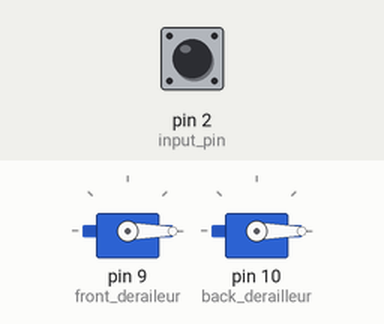
A sketch run on a simulated Arduino Uno, built with avr-gcc and run on an emulated ATmega328P. On the bench: 2 × servo. The inputs (shaded band) are chosen by the test bench; at power-on: pin 2 (input_pin) HIGH.

Above: at 11.2 s.
11.3 s: pin 2 (input_pin) pulled LOW for 1 s
At 13.4 s:
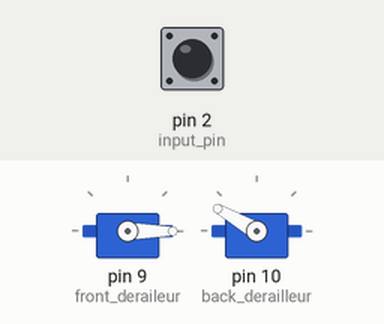
13.8 s: pin 2 (input_pin) pulled LOW for 0.15 s
At 14.9 s:
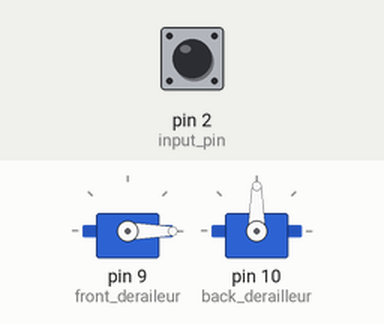
15.5 s: pin 2 (input_pin) pulled LOW for 0.15 s
At 16.2 s:
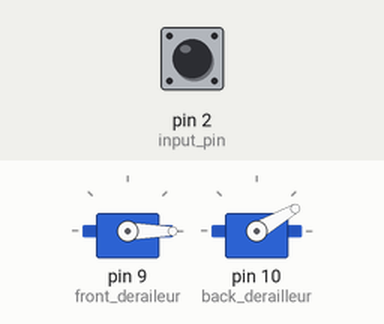
17.2 s: pin 2 (input_pin) pulled LOW for 3.2 s
At 17.7 s:
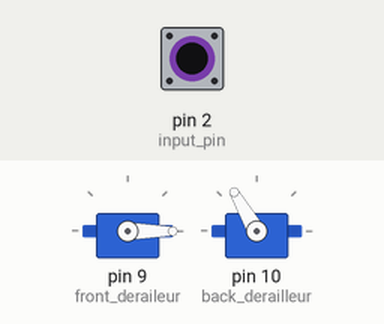
Timing chart, 0 to 20.2 s (numbered marks = the images above; inputs shaded):
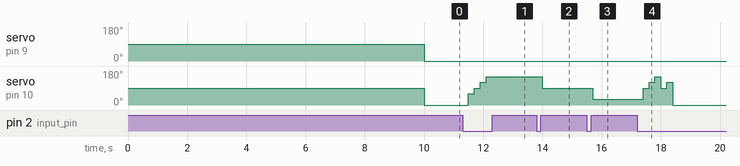

The sketch:

script_2x.ino
```cpp
#include <Servo.h>

Servo front;
Servo back;

const unsigned int shifting_delay = 200;
const unsigned int up_delay = 200;

const unsigned int n_gear = 9;

float back_angles[7] = {0, 30, 60, 90, 120, 150, 180};
float front_angles[6] = {0, 0, 0, 0, 0};

unsigned int ratios[n_gear][2] = {{0, 0}, {0, 1}, {0, 2}, {0, 3} ,{0, 4} , {0, 5}, {1, 3}, {1, 4},  {1, 7}};

const int input_pin = 2;
const int front_deraileur = 9;
const int back_derailleur = 10;

int gear = 0;

bool debug = true;
bool current_dir = true;

void setup() {
  front.attach(front_deraileur);
  back.attach(back_derailleur);

  pinMode(input_pin, INPUT_PULLUP);

  Serial.begin(9600);

  long Time = millis();
  while(!Serial.available() && millis() - Time < 10000){}
  if(millis() - Time >= 10000){
    Serial.end();
    debug = false;
  }

  shift(true);
}

void loop() {
  if(debug && Serial.available() > 0) {
    char c = Serial.read();
    int input = Serial.parseInt();

    if(c == 'f')
      front.write(input);
    if(c == 'b')
      back.write(input);

    Serial.println(c + (String) input);
    delay(1000);
  }
  if(!digitalRead(input_pin)){
    delay(up_delay);
    shift(digitalRead(input_pin));

    current_dir = digitalRead(input_pin);

    do {
      shift(current_dir);
      delay(shifting_delay);
    } while(!digitalRead(input_pin));
  }
}


void shift(bool dir){
  gear = (dir) ? max(gear - 1, 0) : min(gear + 1, n_gear - 1);

  front.write(front_angles[ratios[gear][0]]);
  back.write(back_angles[ratios[gear][1]]);

  if(debug)
    Serial.println(gear);
}
```

Measured:
- after the input at 11.3 s, servo on pin 10 (back_derailleur): 0° → 60° after 0.20 s, → 90° 0.20 s later, → 120° 0.20 s later, → 150° 0.20 s later
- after the input at 13.8 s, servo on pin 10 (back_derailleur): 150° → 90° after 0.20 s
- after the input at 15.5 s, servo on pin 10 (back_derailleur): 90° → 30° after 0.20 s
- after the input at 17.2 s, servo on pin 10 (back_derailleur): 30° → 90° after 0.20 s, → 120° 0.20 s later, → 150° 0.20 s later, → 90° 0.20 s later, … (6 changes in this stretch)
